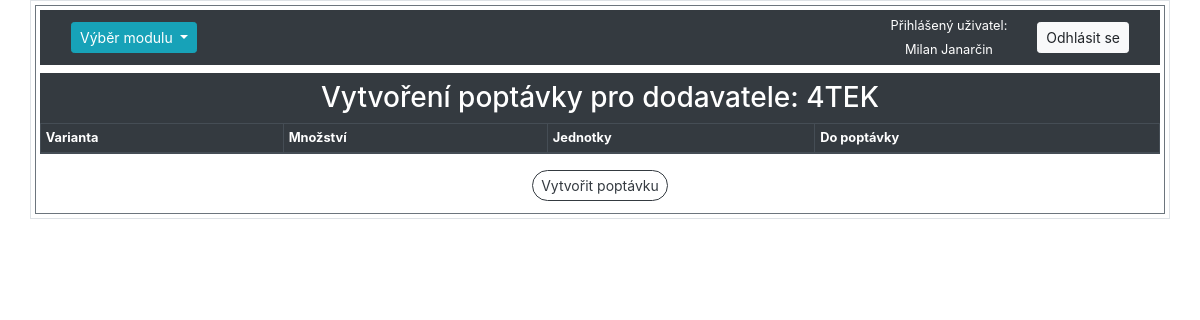
Page /sklad/poptavky/1/create/ (signed in) on the earlier database version.
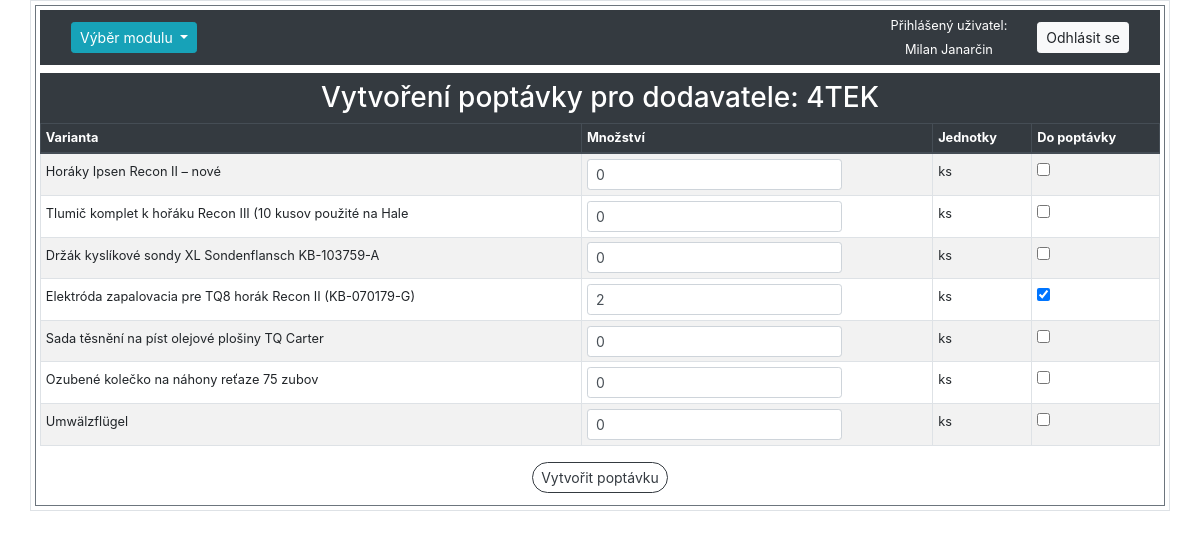
Same page on the later database version.
### hpm_sklad/models.py (models this page shows, shortened)
class Varianty(models.Model):
    class Meta:
        verbose_name_plural = 'Varianty'
        verbose_name = 'Varianta'
    sklad = models.ForeignKey(Sklad, on_delete=models.CASCADE, related_name='varianty_skladu', verbose_name="Skladová položka")
    dodavatel = models.ForeignKey(Dodavatele, on_delete=models.CASCADE, related_name='varianty_dodavatele', verbose_name="Dodavatel")
    nazev_varianty = models.CharField(max_length=255, verbose_name="Název varianty")
    cislo_varianty = models.CharField(max_length=255, null=True, verbose_name="Číslo varianty")
    jednotkova_cena_eur = models.FloatField(default=0.0, validators=[MinValueValidator(0.0)], verbose_name="EUR/jednotka")
    dodaci_lhuta = models.PositiveIntegerField(verbose_name="Dodací lhůta")
    min_obj_mnozstvi = models.PositiveIntegerField(verbose_name="Min. obj. množství")
    def __str__(self):
        return self.nazev_varianty[:60]

class Sklad(models.Model):
    class Meta:
        ordering = ["-evidencni_cislo"]
        verbose_name_plural = "Skladové položky"
    evidencni_cislo = models.AutoField(primary_key=True, verbose_name="Evidenční číslo")
    interne_cislo = models.IntegerField(null=True, verbose_name="Číslo karty")
    objednano = models.CharField(max_length=100, null=True, blank=True, verbose_name="Objednáno?")
    nazev_dilu = models.CharField(max_length=100, verbose_name="Název dílu")
    min_mnozstvi_ks = models.PositiveIntegerField(default=0, verbose_name="Minimum")
    mnozstvi = models.PositiveIntegerField(default=0, verbose_name="Množství")
    jednotky = models.CharField(max_length=10, choices=JEDNOTKY_CHOICES, default='ks', verbose_name="Jednotky")
    umisteni = models.CharField(max_length=25, null=True, verbose_name="Umístění")
    dodavatel = models.CharField(max_length=70, null=True, blank=True, verbose_name="Dodavatel")
    datum_nakupu = models.DateField(null=True, blank=True, verbose_name="Datum nákupu")
    cislo_objednavky = models.CharField(max_length=20, null=True, blank=True, verbose_name="Číslo objednávky")
    jednotkova_cena_eur = models.FloatField(default=0.0, validators=[MinValueValidator(0.0)], verbose_name="EUR/jednotka")
    celkova_cena_eur = models.FloatField(default=0.0, validators=[MinValueValidator(0.0)], verbose_name="Celkem EUR")
    poznamka = models.CharField(null=True, blank=True, max_length=200, verbose_name="Poznámka")
    ucetnictvi = models.BooleanField(default=True, verbose_name="Účetnictví")
    kriticky_dil = models.BooleanField(default=False, verbose_name="Kritický díl")
    hsh = models.BooleanField(default=False, verbose_name="HSH")
    tq8 = models.BooleanField(default=False, verbose_name="TQ8")
    tqf_xl1 = models.BooleanField(default=False, verbose_name="TQF XL1")
    tqf_xl2 = models.BooleanField(default=False, verbose_name="TQF XL2")
    dc_xl = models.BooleanField(default=False, verbose_name="DC XL")
    dac_xl1_2 = models.BooleanField(default=False, verbose_name="DAC XL1-2")
    dl_xl = models.BooleanField(default=False, verbose_name="DL XL")
    dac = models.BooleanField(default=False, verbose_name="DAC")
    lac_1 = models.BooleanField(default=False, verbose_name="LAC 1")
    lac_2 = models.BooleanField(default=False, verbose_name="LAC 2")
    ipsen_ene = models.BooleanField(default=False, verbose_name="IPSEN ENE")
    hsh_ene = models.BooleanField(default=False, verbose_name="HSH ENE")
    xl_ene1 = models.BooleanField(default=False, verbose_name="XL ENE1")
    xl_ene2 = models.BooleanField(default=False, verbose_name="XL ENE2")
    ipsen_w = models.BooleanField(default=False, verbose_name="IPSEN W")
    hsh_w = models.BooleanField(default=False, verbose_name="HSH W")
    kw = models.BooleanField(default=False, verbose_name="KW")
    kw1 = models.BooleanField(default=False, verbose_name="KW 1")
    kw2 = models.BooleanField(default=False, verbose_name="KW 2")
    kw3 = models.BooleanField(default=False, verbose_name="KW 3")
    mikrof = models.BooleanField(default=False, verbose_name="MIKROF")
    history = HistoricalRecords()

### hpm_sklad/views.py (the view)
# urls.py: path('sklad/poptavky/<int:dodavatel_id>/create/', views.create_poptavka, name='create_poptavka'),
@login_required
def create_poptavka(request, dodavatel_id):
    dodavatel = get_object_or_404(Dodavatele, id=dodavatel_id)
    varianty_dodavatele = Varianty.objects.filter(dodavatel_id=dodavatel_id)
    PoptavkaVariantyFormSet = inlineformset_factory(
        Poptavky, PoptavkaVarianty, form=PoptavkaVariantyForm, extra=varianty_dodavatele.count(),
        )
    if request.method == 'POST':
        formset = PoptavkaVariantyFormSet(request.POST, form_kwargs={'varianty_dodavatele': varianty_dodavatele})
        if formset.is_valid():
            poptavka = Poptavky.objects.create(
                dodavatel=dodavatel,
                stav='Tvorba',
            )
            for form in formset:
                if form.cleaned_data.get('should_save'):
                    poptavka_varianty = form.save(commit=False)
                    poptavka_varianty.poptavka = poptavka
                    poptavka_varianty.save()
            return redirect('poptavky')
    else:
        formset = PoptavkaVariantyFormSet(queryset=PoptavkaVarianty.objects.none(), form_kwargs={'varianty_dodavatele': varianty_dodavatele})
        for form, varianta_dodavatele in zip(formset.forms, varianty_dodavatele):
            form.fields['varianta'].initial = varianta_dodavatele
            difference = (varianta_dodavatele.sklad.min_mnozstvi_ks -
                          varianta_dodavatele.sklad.mnozstvi)
            form.fields['mnozstvi'].initial = max(difference, 0)
            form.fields['jednotky'].initial = varianta_dodavatele.sklad.jednotky
            if difference > 0:
                form.fields['should_save'].initial = True
    context = {'current_user': request.user, 'formset': formset, 'dodavatel': dodavatel, 'varianty_dodavatele': varianty_dodavatele}
    return render(request, 'hpm_sklad/create_poptavka.html', context)

### hpm_sklad/templatetags/custom_filters.py (called while the page is built)
@register.filter
def get_instance(queryset, pk):
    try:
        return queryset.get(pk=pk)
    except (Varianty.DoesNotExist, TypeError, ValueError):
        return 'Instance neexistuje'

### hpm_sklad/templates/hpm_sklad/create_poptavka.html (shortened to what this page needs)
{% extends "hpm_sklad/base.html" %}
{% load custom_filters %}
{% block left_content %}
    <p class="h3 bg-dark text-white text-center mb-0 mt-2 py-2">Vytvoření poptávky pro dodavatele: {{ dodavatel.dodavatel }}</p>
    <form method="post">
         <table class="table table-sm table-hover table-striped table-bordered">
            <thead class="thead-dark">
                <tr>
                    <th>Varianta</th>
                    <th>Množství</th>
                    <th>Jednotky</th>
                    <th>Do poptávky</th>
                </tr>
            </thead>
            <tbody>
                {% for form in formset %}
                    <tr>
                        <td class="pt-2">
                            {{ varianty_dodavatele|get_instance:form.fields.varianta.initial.pk }}
                        </td>
                        <td>{{ form.mnozstvi }}</td>
                        <td class="pt-2">
                            {{ form.fields.jednotky.initial }}
                        </td>
                        <td class="pt-2">{{ form.should_save }}</td>
                    </tr>
                {% endfor %}
            </tbody>
        </table>
        <div class="d-flex justify-content-center my-2">
            <button type="submit" class="btn btn-outline-dark btn-sm rounded-pill">Vytvořit poptávku</button>
        </div>
    </form>
{% endblock %}

Differences in the rows shown:
now on this page (row edited): Varianty: formset "Horáky Ipsen Recon II – nové"
now on this page (row unchanged): Sklad: fields.jednotky.initial "ks"
now on this page (row edited): Varianty: formset "Tlumič komplet k hořáku Recon III (10 kusov použité na Hale"
now on this page (row unchanged): Sklad: fields.jednotky.initial "ks"
now on this page (row edited): Varianty: formset "Držák kyslíkové sondy XL Sondenflansch KB-103759-A"
now on this page (row unchanged): Sklad: fields.jednotky.initial "ks"
now on this page (row edited): Varianty: formset "Elektróda zapalovacia pre TQ8 horák Recon II (KB-070179-G)"
now on this page (row unchanged): Sklad: fields.jednotky.initial "ks"
now on this page (row edited): Varianty: formset "Sada těsnění na píst olejové plošiny TQ Carter"
now on this page (row unchanged): Sklad: fields.jednotky.initial "ks"
now on this page (row edited): Varianty: formset "Ozubené kolečko na náhony reťaze 75 zubov"
now on this page (row unchanged): Sklad: fields.jednotky.initial "ks"
now on this page (row edited): Varianty: formset "Umwälzflügel"
now on this page (row unchanged): Sklad: fields.jednotky.initial "ks"
Other differences:
new list line: "0 ☐"
new list line: "2 ☑"
